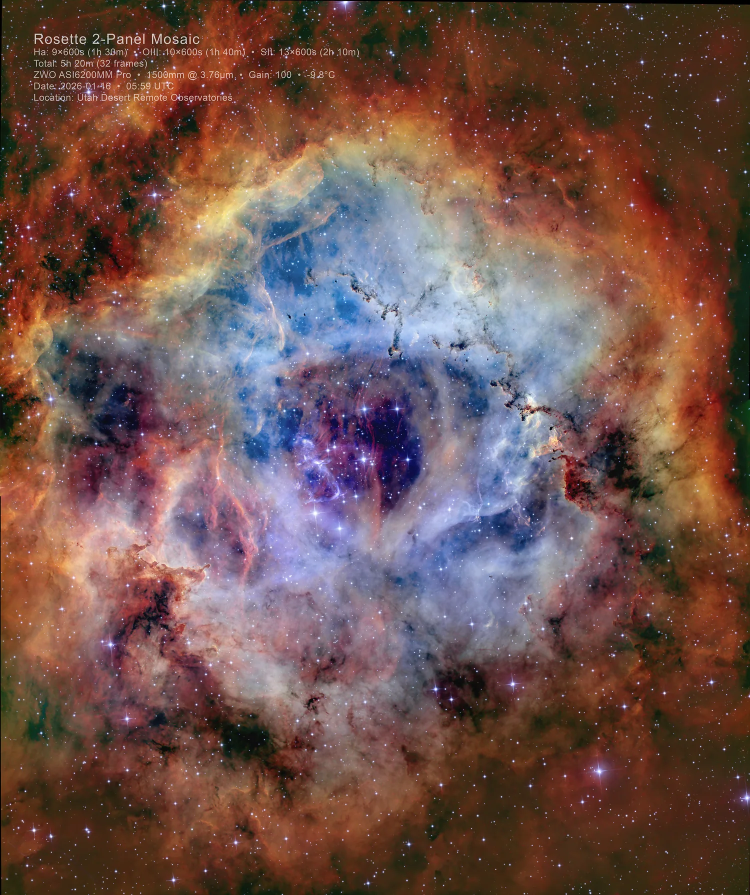
#> input picture assets/img/ba2_rosette_craig_meta.webp, 1500 x 1790 px, given in place of Final_Preview_Elephant_Trunk_SHO.jpg, which was not available (shown at 1/2 size)
$ python align_elephant.py ../assets/img/ba2_rosette_craig_meta.webp
#> lines starting #> are read from the running program, lines starting #| are printed output that depends on the picture; pictures that were not available may be replaced by others from this repository, and a replacement may not be noted
# Craig's finished Elephant Trunk (portrait, chat image 22 Oct 2026) -> PiMagic's Final SHO of the same data (landscape 9510x6299):
# try both 90-degree rotations, sweep the scale, FFT cross-correlation of high-passed luminance; refine at Craig's resolution.
import numpy as np, sys
from PIL import Image
from scipy.ndimage import gaussian_filter
from scipy.signal import fftconvolve
Image.MAX_IMAGE_PIXELS = None
P = "/Volumes/Masterclass/2026 Masterclass/Masterclass/Masterclass Targets from Workshop/Elephant Trunk-SHORGB/PiMagic-Elephant_Trunk-2026-09-27-14-02-08/PiMagic/Previews/Final_Preview_Elephant_Trunk_SHO.jpg"
C = sys.argv[1]
pim = Image.open(P).convert("L"); cim0 = Image.open(C).convert("L")
#> after `pim = Image.open(P).convert('L')`:
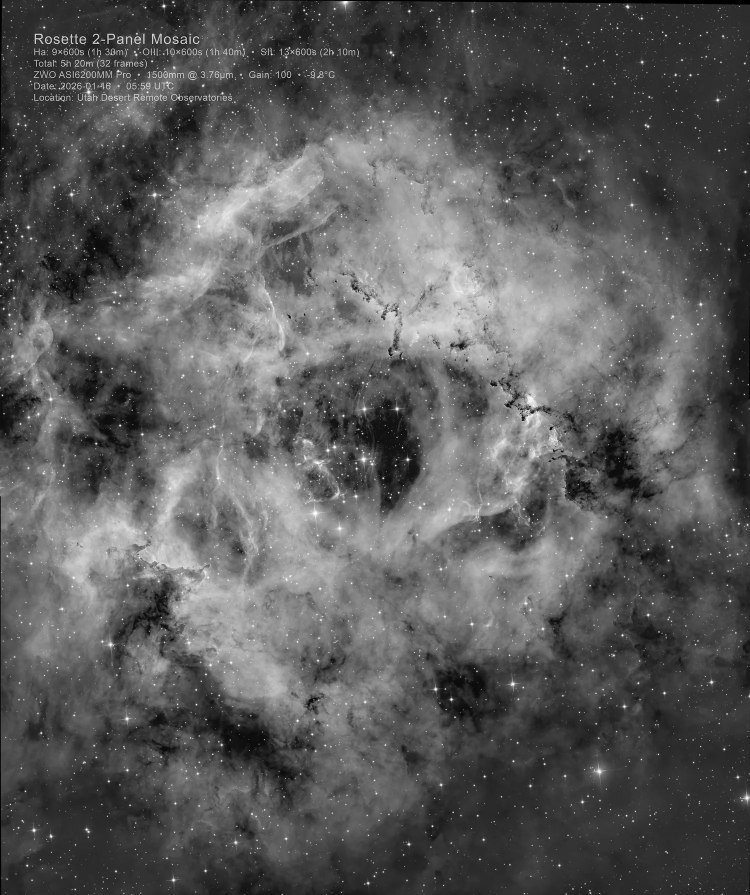
#> pim: PIL image 1500x1790 L (shown at 1/2 size); min 0, max 255, mean 90.6
def hp(a, s1=1.0, s2=6): a = gaussian_filter(a, s1) - gaussian_filter(a, s2); return (a - a.mean()) / (a.std() + 1e-6)
best = None
for rot in (90, 270):
    cim = cim0.rotate(rot, expand=True)                       # Craig's frame turned back to landscape
    c = np.asarray(cim).astype(np.float32); ch, cw = c.shape
    t = hp(c)[int(ch * .15):int(ch * .85), int(cw * .15):int(cw * .85)]   # central part: no metadata text / logo
    for ppc in np.linspace(3.0, 9.0, 61):                     # PiMagic px per Craig px
        pw, ph = round(pim.width / ppc), round(pim.height / ppc)
        if pw < t.shape[1] or ph < t.shape[0]: continue
        p = hp(np.asarray(pim.resize((pw, ph), Image.BILINEAR)).astype(np.float32))
        r = fftconvolve(p, t[::-1, ::-1], mode="valid") / t.size
        i = np.unravel_index(np.argmax(r), r.shape)
        if best is None or r[i] > best[0]: best = (r[i], rot, ppc, i, (int(cw * .15), int(ch * .15)))
#> this loop made 2 passes
#> pass 1, `cim = cim0.rotate(rot, expand=True)                       # Craig's fr..`:
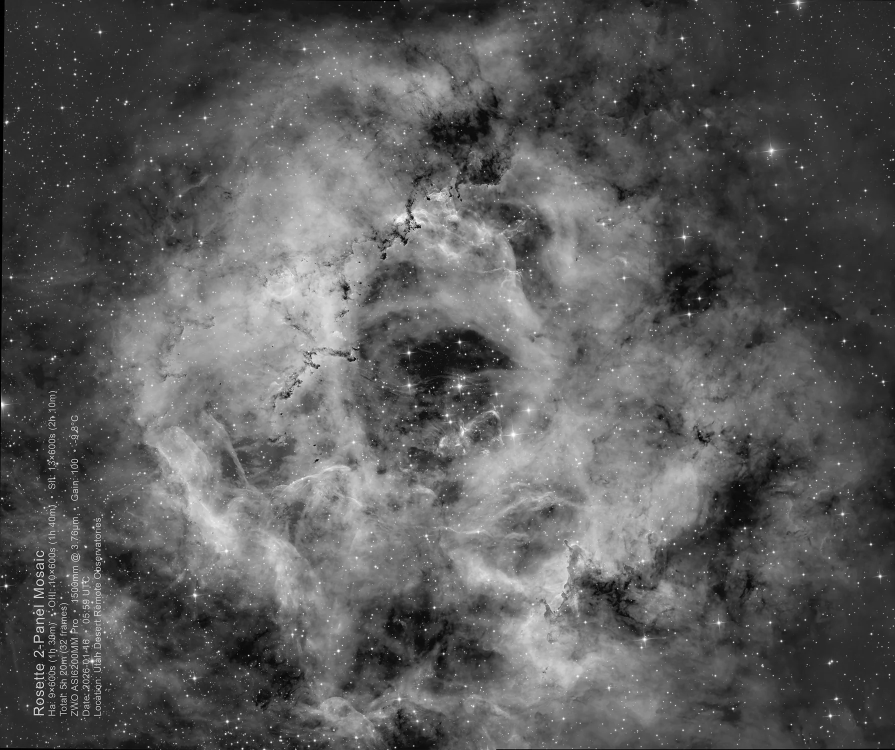
#> cim: PIL image 1790x1500 L (shown at 1/2 size); min 0, max 255, mean 90.6
#> pass 1, in hp, `a = gaussian_filter(a, s1) - gaussian_filter(a, s2)`:
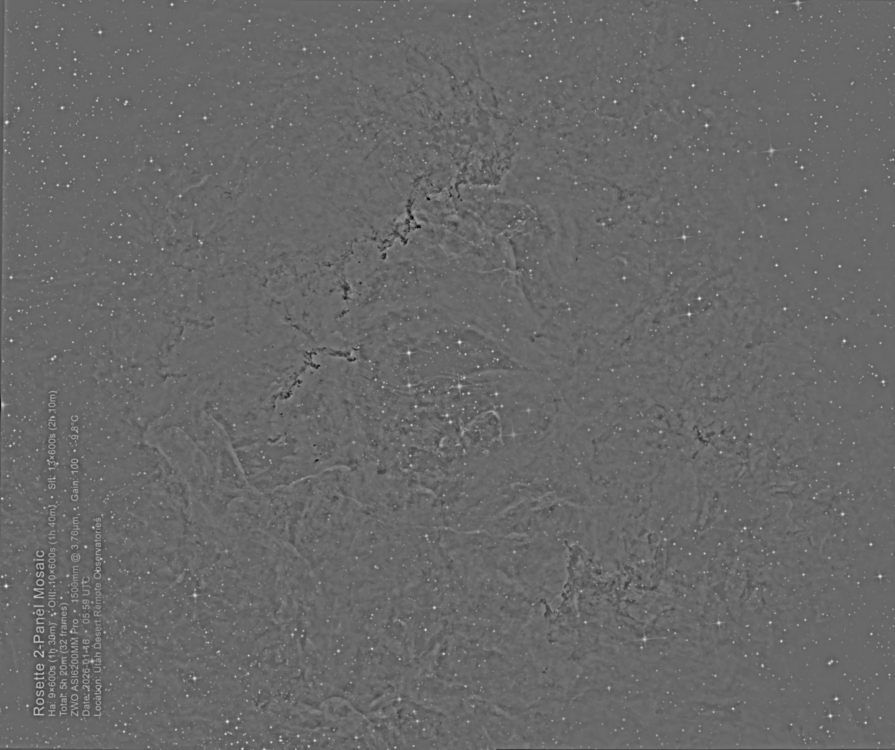
#> a: shape (1500, 1790) float32 (shown at 1/2 size); min -117, max 166.3, mean 0; drawn with min black and max white
#> pass 1, `t = hp(c)[int(ch * .15):int(ch * .85), int(cw * .15):int(cw * .85)]`:
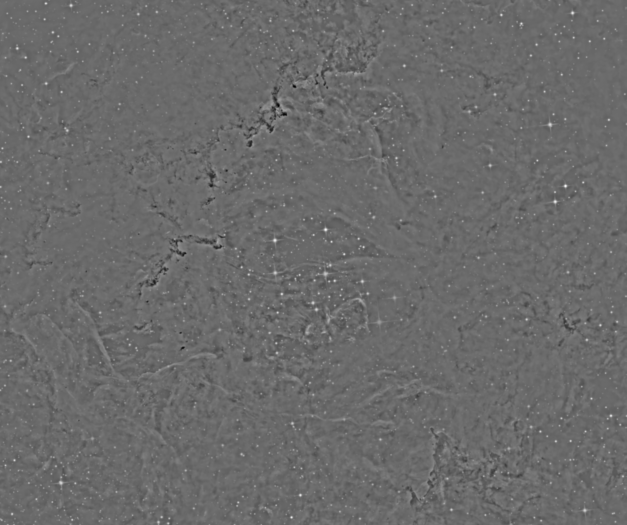
#> t: shape (1050, 1253) float32 (shown at 1/2 size); min -12.34, max 17.12, mean -0.00017; drawn with min black and max white
#> after the loop:
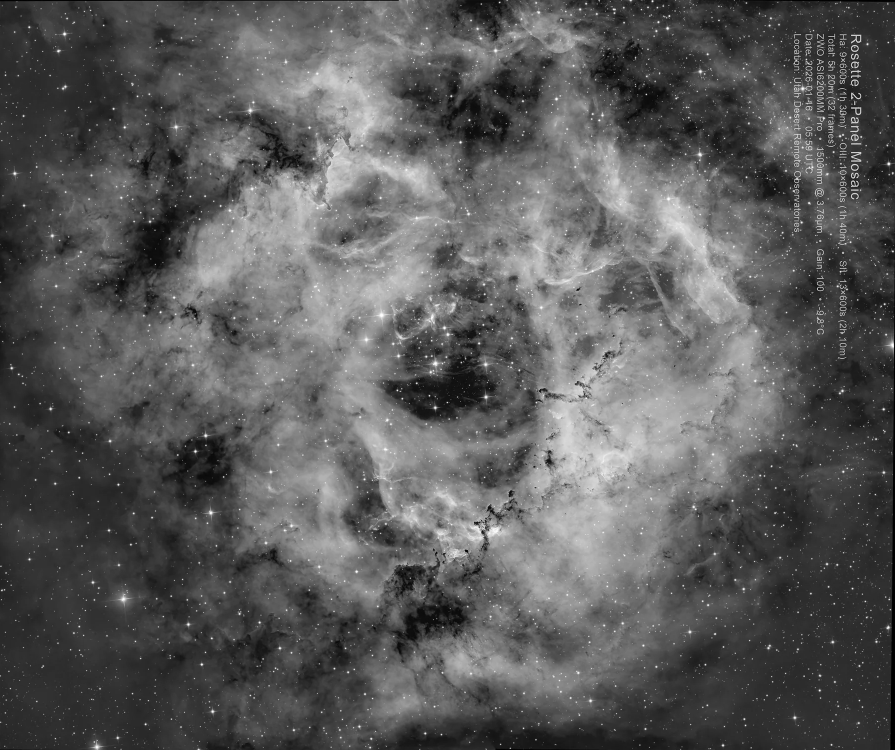
#> c: shape (1500, 1790) float32 (shown at 1/2 size); min 0, max 255, mean 90.6
#> (the run stopped early here; a loop or call above may not have finished)
